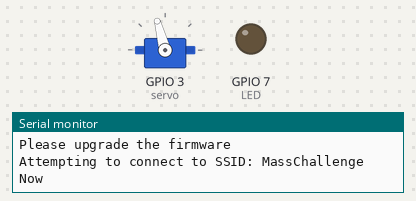
The sketch below on a simulated ESP32-S3. Shown: servo, output pins drawn as LEDs (lit = HIGH), the last lines printed to the serial monitor. WiFi joins after 1.5 s; servers stay silent unless stated.

Above: at 0.1 s.
At 37.29 s:
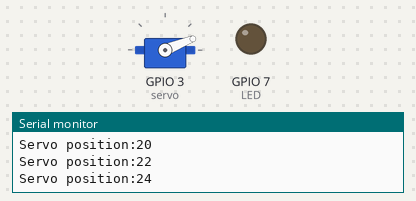
At 37.92 s:
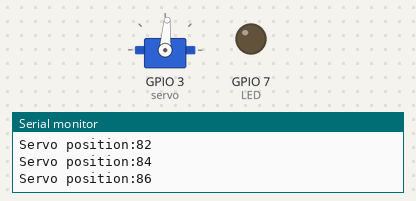
Timing chart, 0 to 39.6 s (numbered marks = the images above):
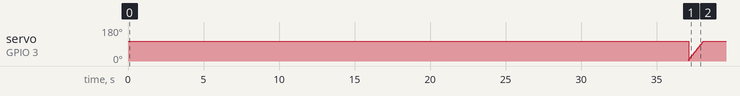

The sketch:

WifiWebServerServo.ino
```cpp
/*
  WiFi Web Server, connected to Servo.

 */
#include <Servo.h>
#include <SPI.h>
#include <WiFi.h>


#define LED 7      // the number of the LED pin
#define SERVO 3 // Number of hte servo pin
#define TIMEOUT_MS 15000 // How long before the lid closes again.
String latestRequest = "";
boolean reading = false;

char ssid[] = "MassChallenge Now";      // your network SSID (name)
char pass[] = "hackster15";   // your network password
int keyIndex = 0;                 // your network key Index number (needed only for WEP)
int swearCounts = 0;

int status = WL_IDLE_STATUS;

Servo servo;
int lidClosed = 105;
int lidOpen = 150;
int goalDegree;
int commandedDegree;
int openerTimeout = 0;
int slewRate = 2;

WiFiServer server(80);

void setup() {
  //Initialize serial and wait for port to open:
  Serial.begin(9600);
  while (!Serial) {
    ; // wait for serial port to connect. Needed for Leonardo only
  }

  //Setup Analog IO
  pins_init();
  servo.attach(3);
  servo.write(lidClosed);

  // check for the presence of the shield:
  if (WiFi.status() == WL_NO_SHIELD) {
    Serial.println("WiFi shield not present");
    // don't continue:
    while(true);
  }

  String fv = WiFi.firmwareVersion();
  if( fv != "1.1.0" )
    Serial.println("Please upgrade the firmware");

  // attempt to connect to Wifi network:
  while ( status != WL_CONNECTED) {
    Serial.print("Attempting to connect to SSID: ");
    Serial.println(ssid);
    // Connect to WPA/WPA2 network. Change this line if using open or WEP network:
    status = WiFi.begin(ssid, pass);

    // wait 10 seconds for connection:
    delay(10000);
  }
  server.begin();
  // you're connected now, so print out the status:
  printWifiStatus();
}


void loop() {
  // listen for incoming clients
  WiFiClient client = server.available();
  if (client) {
    Serial.println("new client");
    // an http request ends with a blank line
    boolean currentLineIsBlank = true;
    while (client.connected()) {
      if (client.available()) {
        char c = client.read();

        latestRequest += c;
        // if you've gotten to the end of the line (received a newline
        // character) and the line is blank, the http request has ended,
        // so you can send a reply
        if (c == '\n' && currentLineIsBlank) {
          // send a standard http response header
          client.println("HTTP/1.1 200 OK");
          client.println("Content-Type: text/html");
          client.println("Connection: close");  // the connection will be closed after completion of the response
          //client.println("Refresh: 50 ");  // refresh the page automatically every 5 sec
          client.println();
          client.println("<!DOCTYPE HTML>");
          client.println("<html>");
          client.println("<p> "+String(swearCounts)+" swear report(s) received!</p>");
          client.println("<br />");

          client.println("</html>");
          parseServoRequest(latestRequest);

          latestRequest = "";

           break;
        }
        if (c == '\n') {
          // you're starting a new line
          currentLineIsBlank = true;
        }
        else if (c != '\r') {
          // you've gotten a character on the current line
          currentLineIsBlank = false;
        }
      }
    }
    // give the web browser time to receive the data
    delay(1);
    latestRequest = "";
    // close the connection:
    client.stop();
    Serial.println("client disonnected");
  }

  doServoWork();

  //Close the lid if it's been open too long:
  if (openerTimeout > TIMEOUT_MS){
      goalDegree = lidClosed ;
      turnOffLED();
  } else {
    delay(1);
    openerTimeout++;
  }

}

void doServoWork(){
  if (goalDegree != commandedDegree){
      if(abs(commandedDegree - goalDegree) < slewRate){
        commandedDegree = goalDegree;

      } else { //Don't command too big a change too fast or cheap servo won't like it.
        if (goalDegree > commandedDegree) commandedDegree = commandedDegree + slewRate;
        else if (goalDegree <= commandedDegree) commandedDegree = commandedDegree - slewRate;
      }
     servo.write(commandedDegree);
     Serial.println("Servo position:"+String(commandedDegree));

  }

}


void parseServoRequest(String httpget){

  Serial.print("Parsing servo request:"+ httpget);

  int startServoIndex = httpget.indexOf("openJar");
  if (startServoIndex != -1){
      goalDegree = lidOpen;
      turnOnLED();
      swearCounts++;
      openerTimeout = 0;
  }

}


void printWifiStatus() {
  // print the SSID of the network you're attached to:
  Serial.print("SSID: ");
  Serial.println(WiFi.SSID());

  // print your WiFi shield's IP address:
  IPAddress ip = WiFi.localIP();
  Serial.print("IP Address: ");
  Serial.println(ip);

  // print the received signal strength:
  long rssi = WiFi.RSSI();
  Serial.print("signal strength (RSSI):");
  Serial.print(rssi);
  Serial.println(" dBm");
}

void pins_init()
{
	pinMode(LED, OUTPUT);

}
void turnOnLED()
{
	digitalWrite(LED,HIGH);
}
void turnOffLED()
{
	digitalWrite(LED,LOW);
}
```
